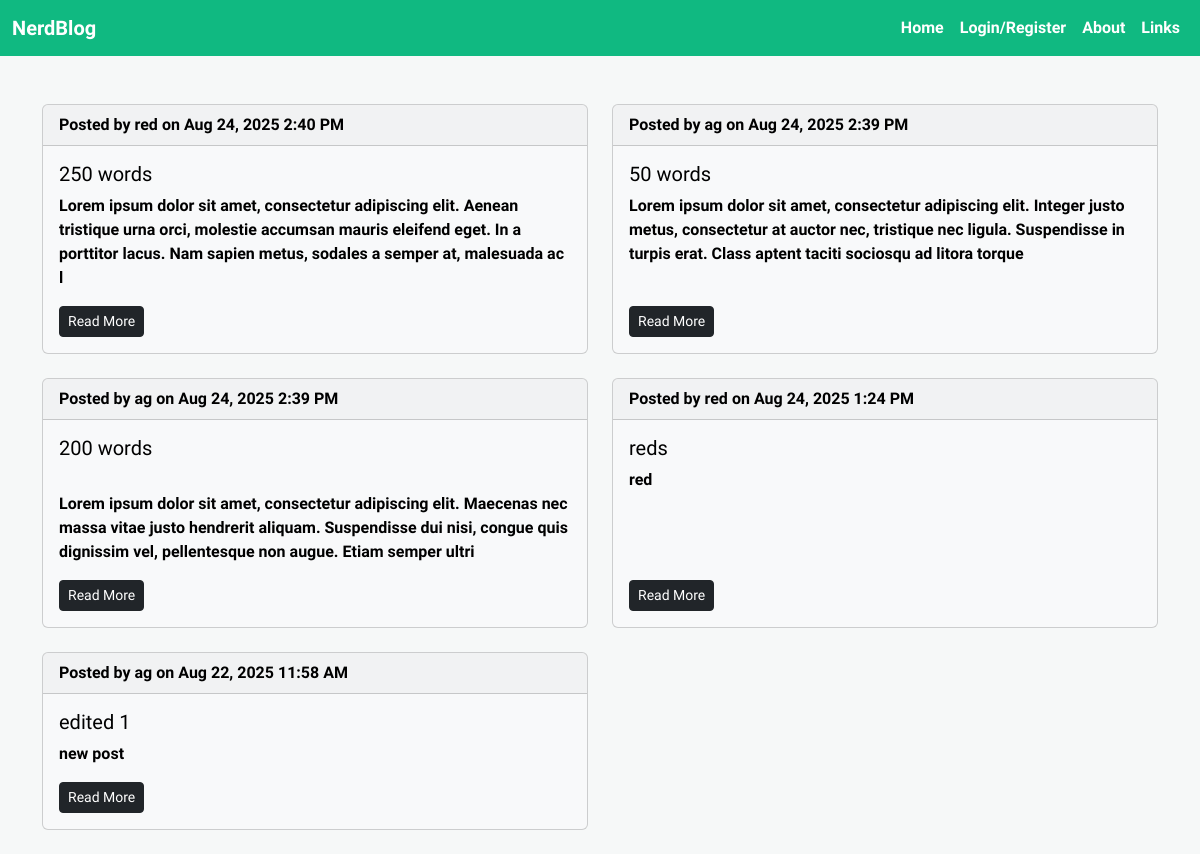
The page / on the database its author committed.
### tables this page shows
CREATE TABLE `blogs` (
  `id` int(11) NOT NULL,
  `username` varchar(50) NOT NULL,
  `title` varchar(255) NOT NULL,
  `content` text NOT NULL,
  `created_at` timestamp NOT NULL DEFAULT current_timestamp()
);

### index.php (the view, shortened to what this page needs)
<?php
    include("database.php");
    $sql = "SELECT id, username, title, content, created_at FROM blogs ORDER BY id DESC";
    $result = $conn->query($sql);
?>
<!DOCTYPE html>
<html lang="en">
<head>
    <link rel="stylesheet" href="https://cdn.jsdelivr.net/npm/bootstrap@5.3.7/dist/css/bootstrap.min.css">
    <link rel="stylesheet" href="style.css">
</head>
<body>
    <nav class="navbar navbar-expand-lg">
        <div class="container-fluid">
            <a class="navbar-brand text-white" href="index.php">NerdBlog</a>
            <div class="collapse navbar-collapse" id="navbarNav">
                <ul class="navbar-nav ms-auto">
                    <li class="nav-item">
                        <a class="nav-link" href="home.php">Home</a>
                    </li>
                    <li class="nav-item">
                        <a class="nav-link <?php echo isset($_SESSION['username']) ? 'disabled-nav-link' : ''; ?>" href="login_register.php">Login/Register</a>
                    </li>
                    <li class="nav-item">
                        <a class="nav-link" href="about.php">About</a>
                    </li>
                    <li class="nav-item">
                        <a class="nav-link" href="links.php">Links</a>
                    </li>
                </ul>
            </div>
        </div>
    </nav>
    <br><br>
    <div class="container">
        <div class="row">
            <?php
                while ($row = $result->fetch_assoc()) {
                    echo '
                        <div class="col-md-6 mb-4">
                            <div class="card text-bg-light h-100">
                                <div class="card-header">
                                    Posted by ' . htmlspecialchars($row['username']) . ' on ' . date("M j, Y g:i A", strtotime($row['created_at'])) . '
                    ';
                    echo '
                        </div>
                            <div class="card-body d-flex flex-column">
                            <h5 class="card-title">' . htmlspecialchars($row['title']) . '</h5>
                            <p class="card-text flex-grow-1">' . nl2br(htmlspecialchars(substr($row['content'], 0, 200))) . '</p>
                            <form action="view.php" method="GET" style="display:inline; float:left; margin:0;" class="mt-auto">
                                <input type="hidden" name="id" value="' . $row['id'] . '">
                                <button type="submit" class="btn btn-sm btn-dark">Read More</button>
                            </form>
                            </div>
                        </div>
                    </div>';
                }
            ?>
        </div>
    </div>
</body>
</html>

### style.css (style rules this page uses)
* { font-family: "Nata Sans", sans-serif; font-weight: bold; }
body { color: #2E3A3F; background-color: #F6F8F8; }
.navbar { background-color: hsla(160 84.1% 39.4%) !important; }
.navbar .nav-link, .navbar-brand { color: white !important; height: 100%; display: flex; align-items: center; }

### rows shown on the page
blogs: username "red", created_at "Aug 24, 2025 2:40 PM", title "250 words", content "Lorem ipsum dolor sit amet, consectetur adipiscing elit. Aenean tristique urna orci, molestie accumsan mauris eleifend eget. In a porttitor lacus. Nam sapien metus, sodales a semper at, malesuada ac l"
blogs: username "ag", created_at "Aug 24, 2025 2:39 PM", title "50 words", content "Lorem ipsum dolor sit amet, consectetur adipiscing elit. Integer justo metus, consectetur at auctor nec, tristique nec ligula. Suspendisse in turpis erat. Class aptent taciti sociosqu ad litora torque"
blogs: username "ag", created_at "Aug 24, 2025 2:39 PM", title "200 words", content "Lorem ipsum dolor sit amet, consectetur adipiscing elit. Maecenas nec massa vitae justo hendrerit aliquam. Suspendisse dui nisi, congue quis dignissim vel, pellentesque non augue. Etiam semper ultri"
blogs: username "red", created_at "Aug 24, 2025 1:24 PM", title "reds", content "red"
blogs: username "ag", created_at "Aug 22, 2025 11:58 AM", title "edited 1", content "new post"
